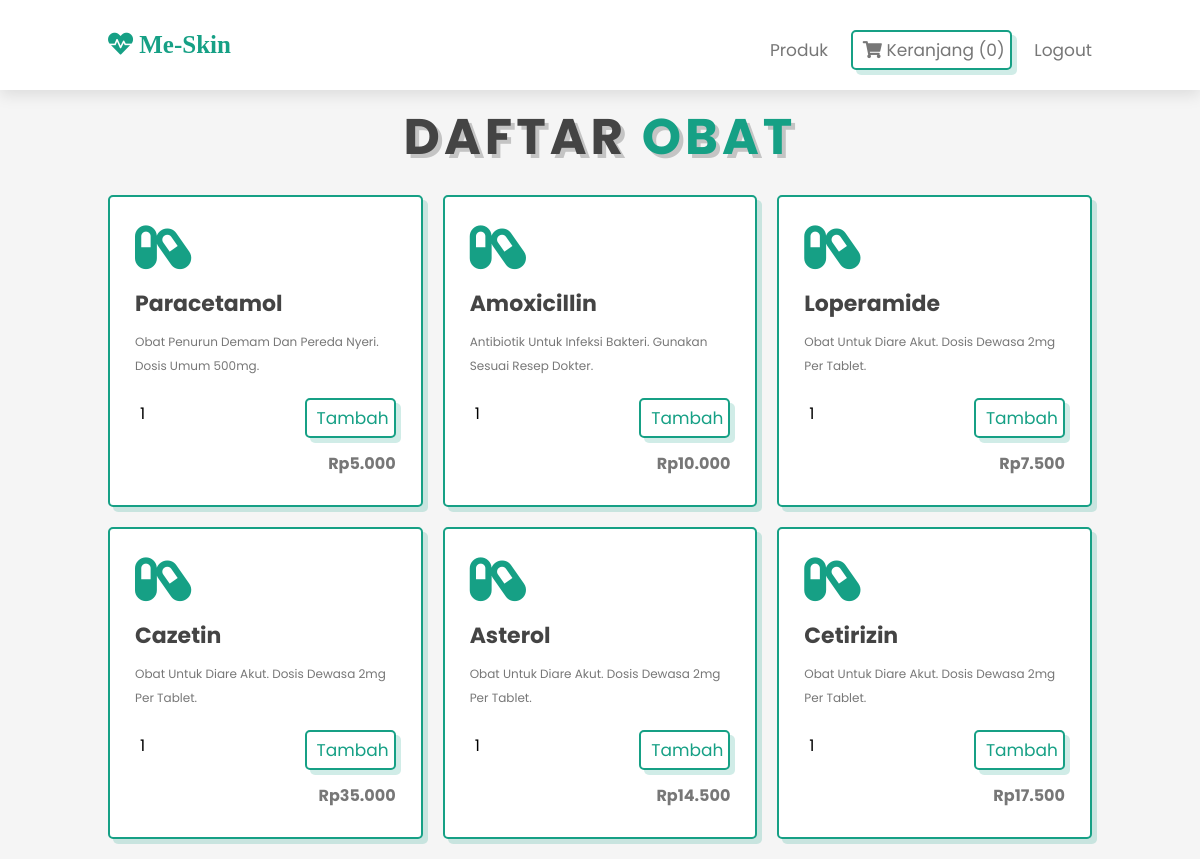
The app's page /epharmacy-native/epharmacy-native/user_dashboard.php (signed in), older data.
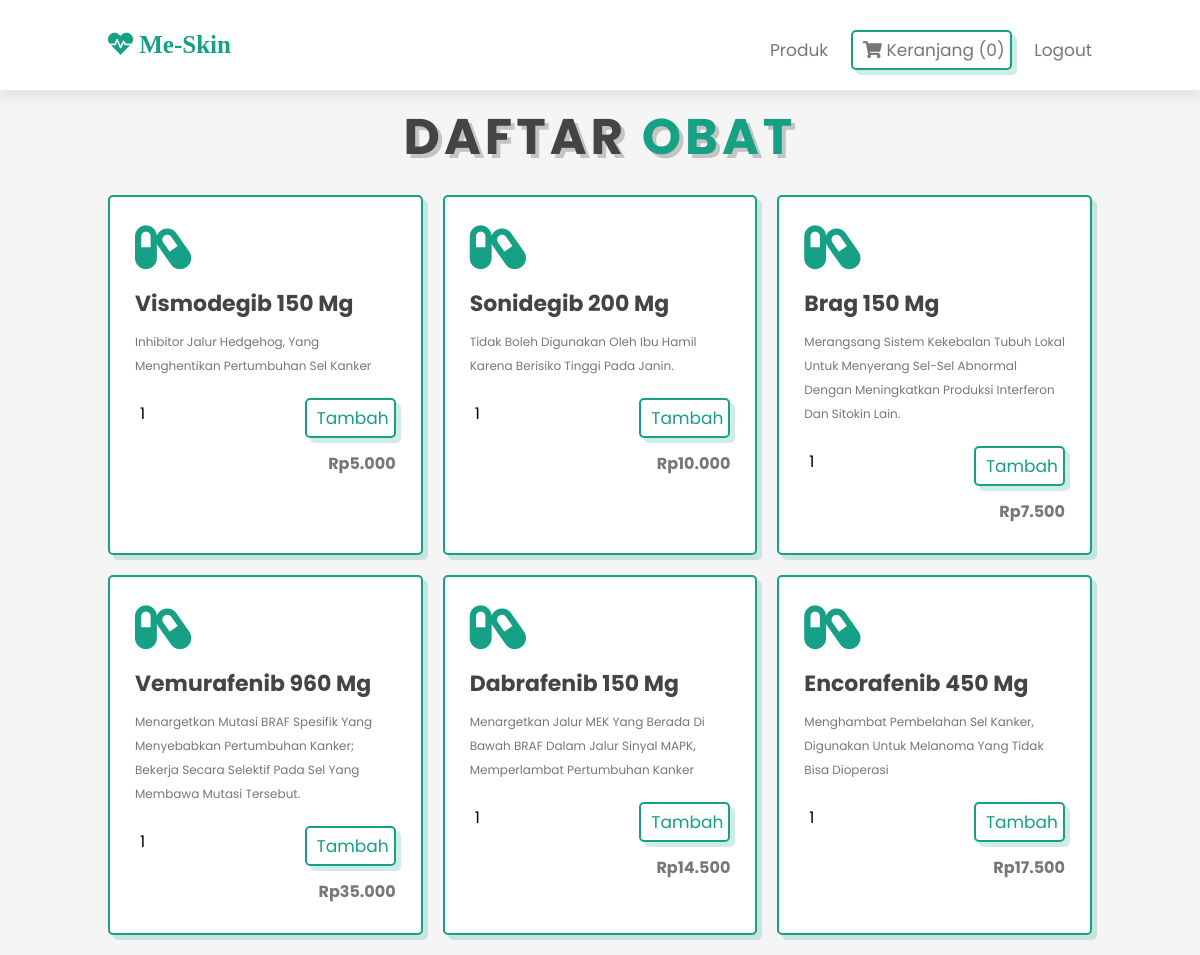
The same page, newer data.
### tables this page shows
CREATE TABLE `medicines` (
  `id` int(11) NOT NULL,
  `name` varchar(100) NOT NULL,
  `description` text NOT NULL,
  `price` decimal(10,2) NOT NULL
);

### epharmacy-native/epharmacy-native/user_dashboard.php (the view, shortened to what this page needs)
<?php
include 'config.php';
$view = $_GET['view'] ?? 'products';
$cart_count = count($_SESSION['cart']);
?>
<!DOCTYPE html>
<html lang="en">
<head>
    <link rel="stylesheet" href="https://cdnjs.cloudflare.com/ajax/libs/font-awesome/5.15.4/css/all.min.css" />
    <link rel="stylesheet" href="style.css">
</head>
<body>
<header class="header">
    <a href="#" class="logo"><i class="fas fa-heartbeat"> Me-Skin</i></a>
    <nav class="navbar">
        <a href="user_dashboard.php?view=products">Produk</a>
        <a href="user_dashboard.php?view=cart" class="btn"><i class="fas fa-shopping-cart"></i> Keranjang (<?= $cart_count ?>)</a>
        <a href="auth.php?action=logout">Logout</a>
    </nav>
</header>
<?php if ($view == 'products'): ?>
<section class="services" style="padding-top: 10rem;">
    <h1 class="heading">Daftar <span>Obat</span></h1>
    <div class="box-container">
        <?php
        $result = $conn->query("SELECT * FROM medicines");
        while($row = $result->fetch_assoc()): ?>
        <div class="box">
            <i class="fas fa-capsules"></i>
            <h3><?= htmlspecialchars($row['name']) ?></h3>
            <p><?= htmlspecialchars($row['description']) ?></p>
            <form action="user_dashboard.php" method="post">
                <div style="display: flex; align-items: center; justify-content: space-between; margin-top: 1rem;">
                    <input type="number" name="quantity" value="1" min="1" style="width: 60px; padding: .5rem; font-size: 1.6rem;">
                    <button type="submit" class="btn">Tambah</button>
                </div>
                <p style="font-size: 1.6rem; margin-top: 1rem; text-align:right; font-weight:bold;">Rp<?= number_format($row['price'], 0, ',', '.') ?></p>
            </form>
        </div>
        <?php endwhile; ?>
    </div>
</section>
<?php endif; ?>
</body>
</html>

### epharmacy-native/epharmacy-native/style.css (style rules this page uses)
:root { --green:#16a085; --black:#444; --light-color:#777; --box-shadow:.5rem .5rem 0 rgba(22, 160, 133, .2); --text-shadow:.4rem .4rem 0 rgba(0, 0, 0, .2); --border:.2rem solid var(--green); }
* { font-family: 'Poppins', sans-serif; margin:0; padding: 0; box-sizing: border-box; outline: none; border: none; text-transform: capitalize; transition: all .2s ease-out; text-decoration: none; }
html { font-size: 62.5%; overflow-x: hidden; scroll-padding-top: 7rem; scroll-behavior: smooth; }
section { padding:2rem 9%; }
section:nth-child(even) { background: #f5f5f5; }
.heading { text-align: center; padding-bottom: 2rem; text-shadow: var(--text-shadow); text-transform: uppercase; color:var(--black); font-size: 5rem; letter-spacing: .4rem; }
.heading span { text-transform: uppercase; color:var(--green); }
.btn { display: inline-block; margin-top: 1rem; padding: .5rem; padding-left: 1rem; border:var(--border); border-radius: .5rem; box-shadow: var(--box-shadow); color:var(--green); cursor: pointer; font-size: 1.7rem; background: #fff; }
.header { padding:2rem 9%; position: fixed; top:0; left: 0; right: 0; z-index: 1000; box-shadow: 0 .5rem 1.5rem rgba(0, 0, 0, .1); display: flex; align-items: center; justify-content: space-between; background: #fff; }
.header .logo { font-size: 2.5rem; color: var(--black); }
.header .logo i { color: var(--green); }
.header .navbar a { font-size: 1.7rem; color: var(--light-color); margin-left: 2rem; }
.services .box-container { display: grid; grid-template-columns: repeat(auto-fit, minmax(27rem, 1fr)); gap:2rem; }
.services .box-container .box { background:#fff; border-radius: .5rem; box-shadow: var(--box-shadow); border:var(--border); padding: 2.5rem; }
.services .box-container .box i { color: var(--green); font-size: 5rem; padding-bottom: .5rem; }
.services .box-container .box h3 { color: var(--black); font-size: 2.2rem; padding:1rem 0; }
.services .box-container .box p { color: var(--light-color); font-size: 1.2rem; line-height: 2; }

Row changes from the older to the newer data that the page shows:
changed medicines: name "Paracetamol" → "Vismodegib 150 Mg"; description "Obat Penurun Demam Dan Pereda Nyeri. Dosis Umum 500mg." → "Inhibitor Jalur Hedgehog, Yang Menghentikan Pertumbuhan Sel Kanker"
changed medicines: name "Amoxicillin" → "Sonidegib 200 Mg"; description "Antibiotik Untuk Infeksi Bakteri. Gunakan Sesuai Resep Dokter." → "Tidak Boleh Digunakan Oleh Ibu Hamil Karena Berisiko Tinggi Pada Janin."
changed medicines: name "Loperamide" → "Brag 150 Mg"; description "Obat Untuk Diare Akut. Dosis Dewasa 2mg Per Tablet." → "Merangsang Sistem Kekebalan Tubuh Lokal Untuk Menyerang Sel-Sel Abnormal Dengan Meningkatkan Produksi Interferon Dan Sitokin Lain."
changed medicines: name "Cazetin" → "Vemurafenib 960 Mg"; description "Obat Untuk Diare Akut. Dosis Dewasa 2mg Per Tablet." → "Menargetkan Mutasi BRAF Spesifik Yang Menyebabkan Pertumbuhan Kanker; Bekerja Secara Selektif Pada Sel Yang Membawa Mutasi Tersebut."
changed medicines: name "Asterol" → "Dabrafenib 150 Mg"; description "Obat Untuk Diare Akut. Dosis Dewasa 2mg Per Tablet." → "Menargetkan Jalur MEK Yang Berada Di Bawah BRAF Dalam Jalur Sinyal MAPK, Memperlambat Pertumbuhan Kanker"
changed medicines: name "Cetirizin" → "Encorafenib 450 Mg"; description "Obat Untuk Diare Akut. Dosis Dewasa 2mg Per Tablet." → "Menghambat Pembelahan Sel Kanker, Digunakan Untuk Melanoma Yang Tidak Bisa Dioperasi"
